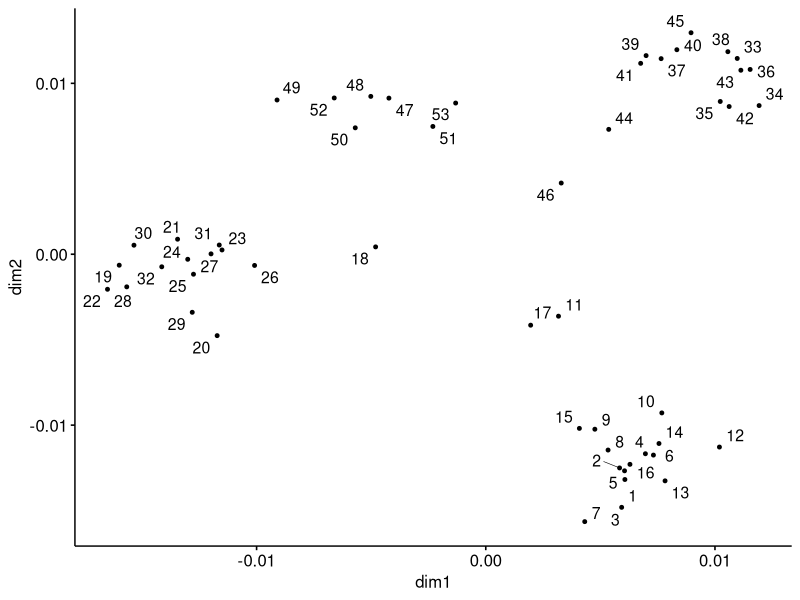
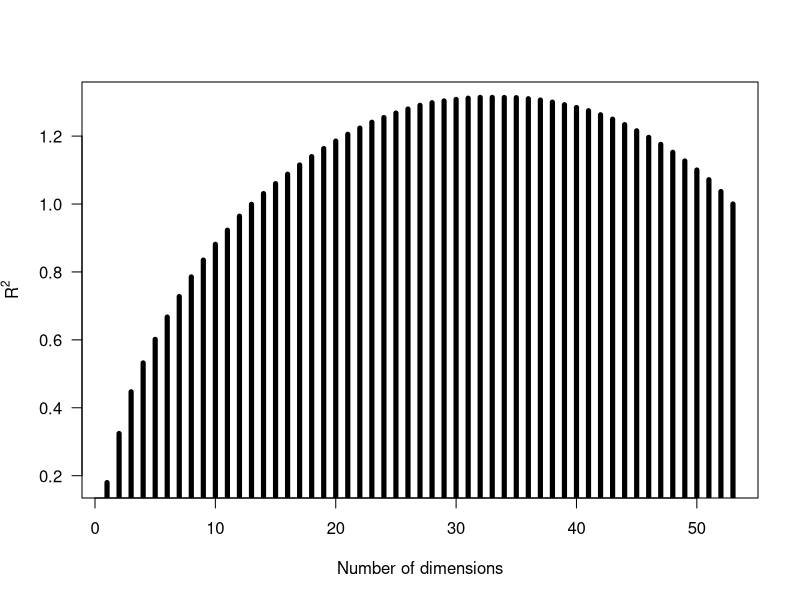
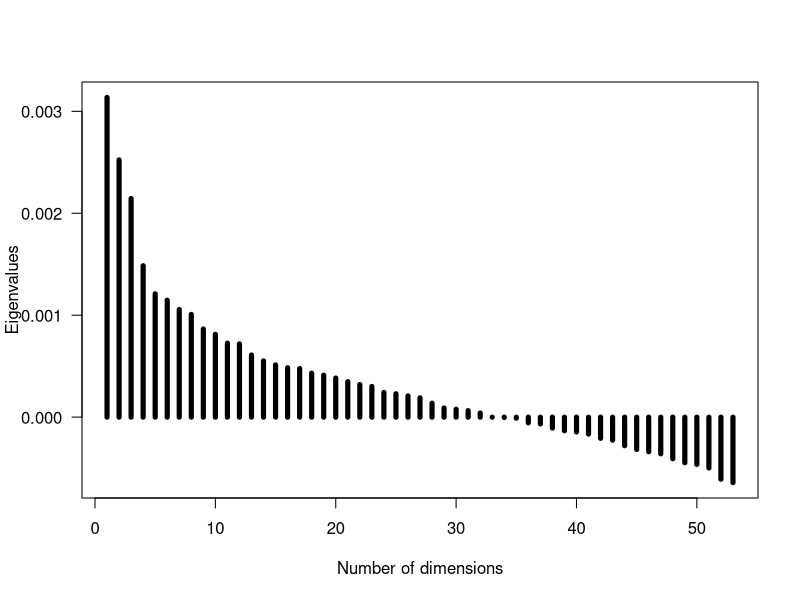
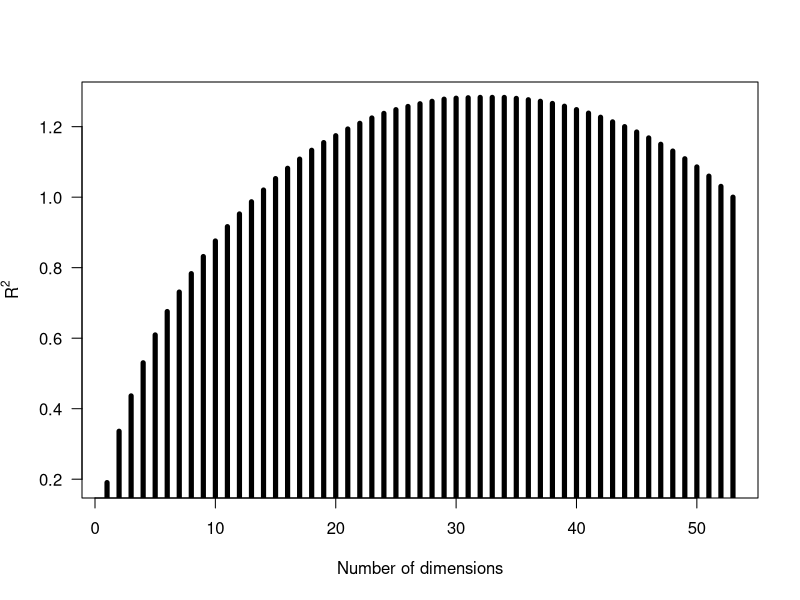
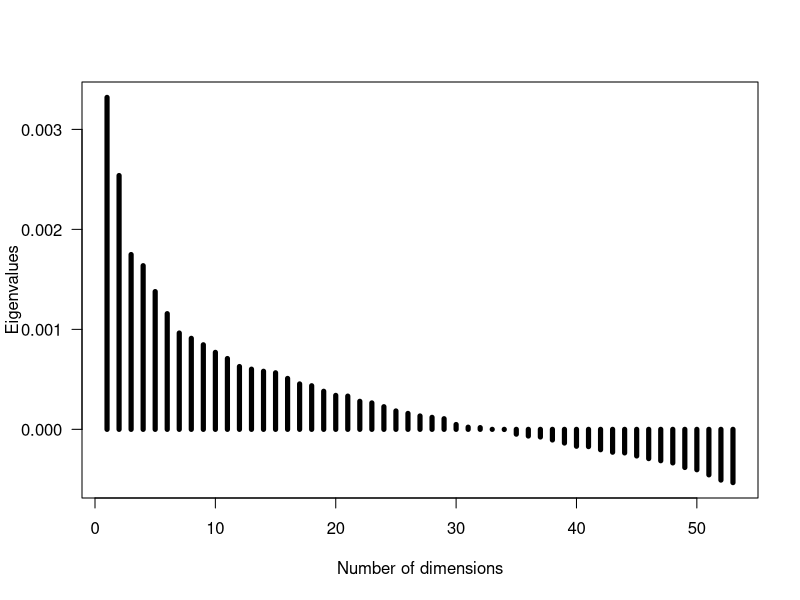
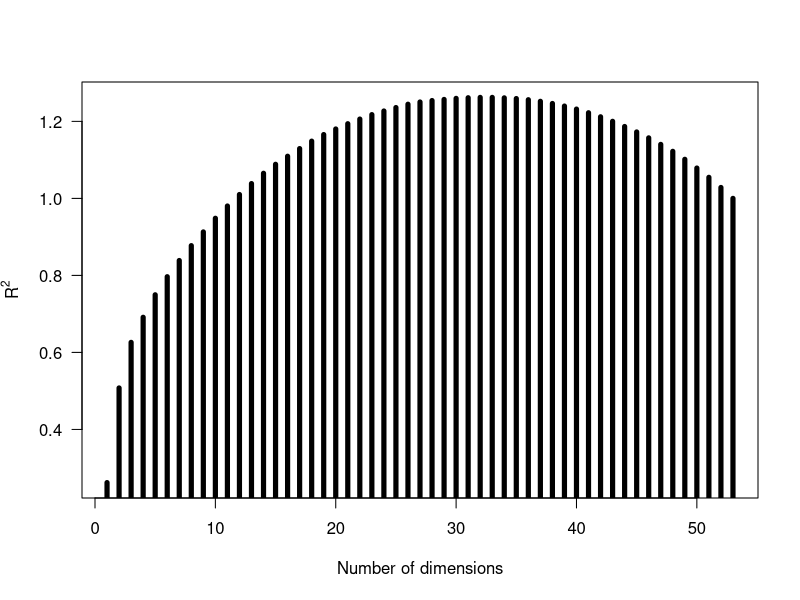
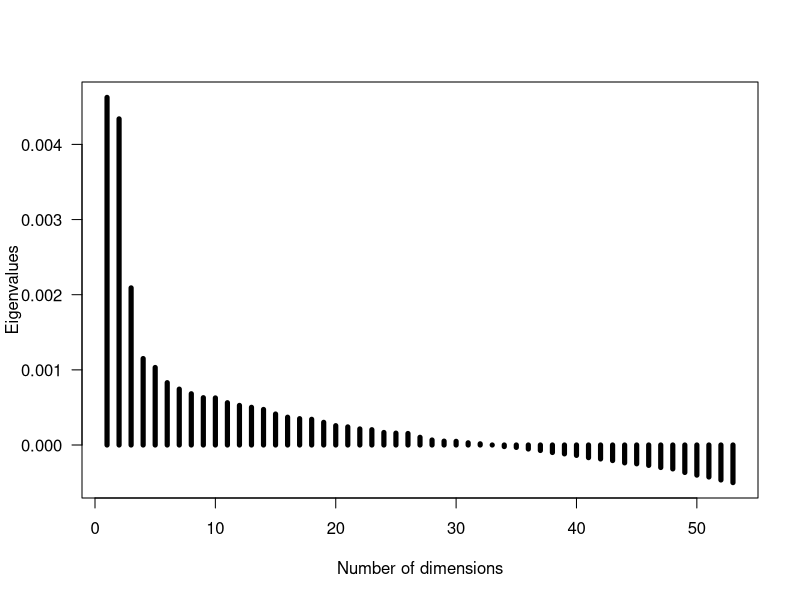

These figures' R source, in order: (Note: this script raises an error after producing the figures.)
## ---- chunk 1
knitr::opts_chunk$set(echo = TRUE)
## ---- chunk 2
# Load data (RDM)
# Header as F because you don't want first row of your data to become colnames
df1<-read.csv("rdm_exp1_freesorting.csv",header=F)
df2<-read.csv("rdm_exp2_acoustics.csv",header=F)
df3<-read.csv("rdm_exp3_semantics.csv",header=F)
## ---- chunk 3
# Colnames and rownames for your matrix
animacy_order <- c(
    'LaughingAdultFemale',
    'LaughingAdultMale',
    'LaughingChild',
    'LaughingGroup',
    'CryingAdultFemale',
    'CryingAdultMale',
    'CryingChild',
    'ChildrenPlaying',
    'CocktailParty',
    'CrowdCheering',
    'CrowdApplause',
    'CoughingAdultFemale',
    'CoughingAdultMale',
    'Sneezing',
    'Snoring',
    'ThroatClearing',
    'Footsteps',
    'CatHissing',
    'CatMeowing',
    'CatPurring',
    'BirdSong',
    'BirdSquawk',
    'BirdsFlyingOff',
    'DogBarking',
    'DogGrowling',
    'DogHowling',
    'HorseGalloping',
    'HorseNeighing',
    'HorseSnorting',
    'CowMoo',
    'InsectBuzzing',
    'InsectsStridulation',
    'CarHorn',
    'CarSkidding',
    'CarStarting',
    'TrainBreaks',
    'TrainSignal',
    'TrainWagons',
    'Helicopter',
    'Propeller',
    'JetPassing',
    'DrillingPneumatic',
    'Drilling',
    'SawingManual',
    'Sawing',
    'Hammer',
    'Fire',
    'Rain',
    'River',
    'SeaWaves',
    'Thunder',
    'Waterfall',
    'Wind'
)
## ---- chunk 4
# Rename colnames and rownames in your matrix with the proper sound names
colnames(df1) <- animacy_order
rownames(df1) <- animacy_order
colnames(df2) <- animacy_order
rownames(df2) <- animacy_order
colnames(df3) <- animacy_order
rownames(df3) <- animacy_order
## ---- chunk 5
# Load packages
library(stats)
library(ggpubr)
library(tidyverse)
## ---- chunk 6
# Represent data matrix as a list of coordinates in space
# Look at the data: mdsdf is a two-column list of numbers - these are the coordinates of each point in 2D space.
mdsdf1 <- df1 %>% stats::cmdscale() %>% as_tibble()
# Because at this point, your tibble doesn't have any column names yet, you will see a warning from R.
colnames(mdsdf1) <- c("dim1", "dim2") # Renames column names
mdsdf2 <- df2 %>% stats::cmdscale() %>% as_tibble()
# Because at this point, your tibble doesn't have any column names yet, you will see a warning from R.
colnames(mdsdf2) <- c("dim1", "dim2") # Renames column names
mdsdf3 <- df3 %>% stats::cmdscale() %>% as_tibble()
# Because at this point, your tibble doesn't have any column names yet, you will see a warning from R.
colnames(mdsdf3) <- c("dim1", "dim2") # Renames column names
## ---- chunk 7
# Plot 2D MDS solution
ggscatter(mdsdf3, x = "dim1", y = "dim2", 
          label = rownames(mdsdf3),
          size = 1,
          repel = TRUE)
## ---- chunk 8
# Retrieve eigenvalues
# k: the maximum dimensions of the space which the data are to be represented in
# eig: indicates whether eigenvalues should be returned
classic_mds1 <- stats::cmdscale(df1, k = 2, eig = TRUE)
classic_mds1$eig
classic_mds2 <- stats::cmdscale(df2, k = 2, eig = TRUE)
classic_mds2$eig
classic_mds3 <- stats::cmdscale(df3, k = 2, eig = TRUE)
classic_mds3$eig
## ---- chunk 9
# Compute goodness of fit (GOF)
# Output gives two numbers, one for each dimension.
cmdscale(df1, k=1, eig=T)$GOF
cmdscale(df1, k=2, eig=T)$GOF
cmdscale(df1, k=3, eig=T)$GOF
cmdscale(df2, k=1, eig=T)$GOF
cmdscale(df2, k=2, eig=T)$GOF
cmdscale(df2, k=3, eig=T)$GOF
cmdscale(df3, k=1, eig=T)$GOF
cmdscale(df3, k=2, eig=T)$GOF
cmdscale(df3, k=3, eig=T)$GOF
## ---- chunk 10
# Save MDS into variable so you can access the output
r1 <- cmdscale(df1, eig=TRUE)
# Plot R-squared
plot(cumsum(r1$eig) / sum(r1$eig), 
       type="h", lwd=5, las=1, 
       xlab="Number of dimensions", 
       ylab=expression(R^2))
# Plot eigenvalues
plot(r1$eig, 
       type="h", lwd=5, las=1, 
       xlab="Number of dimensions", 
       ylab="Eigenvalues")
r2 <- cmdscale(df2, eig=TRUE)
# Plot R-squared
plot(cumsum(r2$eig) / sum(r2$eig), 
       type="h", lwd=5, las=1, 
       xlab="Number of dimensions", 
       ylab=expression(R^2))
# Plot eigenvalues
plot(r2$eig, 
       type="h", lwd=5, las=1, 
       xlab="Number of dimensions", 
       ylab="Eigenvalues")
r3 <- cmdscale(df3, eig=TRUE)
# Plot R-squared
plot(cumsum(r3$eig) / sum(r3$eig), 
       type="h", lwd=5, las=1, 
       xlab="Number of dimensions", 
       ylab=expression(R^2))
# Plot eigenvalues
plot(r3$eig, 
       type="h", lwd=5, las=1, 
       xlab="Number of dimensions", 
       ylab="Eigenvalues")
## ---- chunk 11
# K-means clustering
clust <- kmeans(mdsdf, 3)$cluster %>% as.factor()
mdsdf <- mdsdf %>% mutate(groups = clust)

# Plot and color by groups
ggscatter(mdsdf, x = "dim1", y = "dim2", 
          label = rownames(dfmat),
          color = "groups",
          palette = "jco",
          size = 1, 
          ellipse = TRUE,
          ellipse.type = "convex",
          repel = TRUE)
## ---- chunk 12
# Load packages
library(MASS)
## ---- chunk 13
# Represent data matrix as a list of coordinates in space
nonm_mds1 <-isoMDS(dist(df1))
nonm_mds2 <-isoMDS(dist(df2))
nonm_mds3 <-isoMDS(dist(df3))
## ---- chunk 14
# Plot 2D MDS solution
x1 <- nonm_mds1$points[,1]
y1 <- nonm_mds1$points[,2]
plot(x1, y1, xlab = "Coordinate 1", ylab = "Coordinate 2",
 xlim = range(nonm_mds1$points[,1])*1.2, type = "n")
text(x1, y1, labels = colnames(df1))
nonm_sh1 <- Shepard(df1[lower.tri(df1)],
 nonm_mds1$points)
x2 <- nonm_mds2$points[,1]
y2 <- nonm_mds2$points[,2]
plot(x2, y2, xlab = "Coordinate 1", ylab = "Coordinate 2",
 xlim = range(nonm_mds2$points[,1])*1.2, type = "n")
text(x2, y2, labels = colnames(df2))
nonm_sh2 <- Shepard(df2[lower.tri(df2)],
 nonm_mds2$points)
x3 <- nonm_mds3$points[,1]
y3 <- nonm_mds3$points[,2]
plot(x3, y3, xlab = "Coordinate 1", ylab = "Coordinate 2",
 xlim = range(nonm_mds3$points[,1])*1.2, type = "n")
text(x3, y3, labels = colnames(df3))
nonm_sh3 <- Shepard(df3[lower.tri(df3)],
 nonm_mds3$points)
## ---- chunk 15
# Plot goodness of fit; you want this line to be as smooth as possible to show that the distance represents the dissimilarity well.
plot(nonm_sh1, pch = ".", xlab = "Dissimilarity",
ylab = "Distance", xlim = range(nonm_sh1$x),
ylim = range(nonm_sh1$x))
lines(nonm_sh1$x, nonm_sh1$yf, type = "S")
plot(nonm_sh2, pch = ".", xlab = "Dissimilarity",
ylab = "Distance", xlim = range(nonm_sh2$x),
ylim = range(nonm_sh2$x))
lines(nonm_sh2$x, nonm_sh2$yf, type = "S")
plot(nonm_sh3, pch = ".", xlab = "Dissimilarity",
ylab = "Distance", xlim = range(nonm_sh3$x),
ylim = range(nonm_sh3$x))
lines(nonm_sh3$x, nonm_sh3$yf, type = "S")
## ---- chunk 16
set.seed(123)
nmds1 = metaMDS(df1, distance = "euclidean", k=2)
nmds1
nmds2 = metaMDS(df2, distance = "euclidean", k=2)
nmds2
nmds3 = metaMDS(df3, distance = "euclidean", k=2)
nmds3
